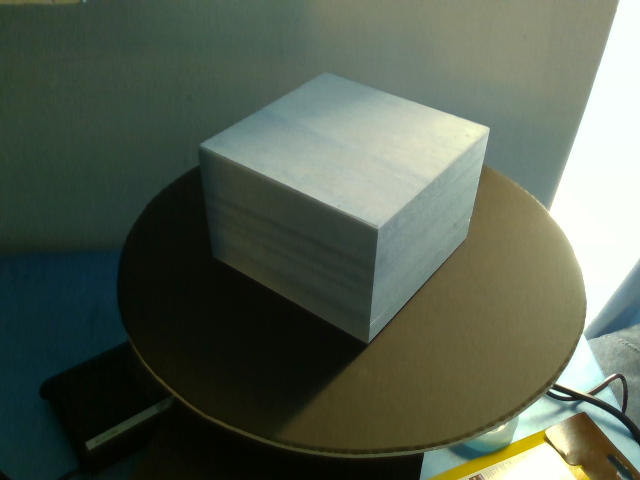
#> input picture Datasets/cube/12_colour.png, 640 x 480 px, found by its file name
$ python main_points.py
#> lines starting #> are read from the running program, lines starting #| are printed output that depends on the picture
#> in main, image is the input picture: shape (480, 640, 3); mean B, G, R 81.7, 96.4, 86.5
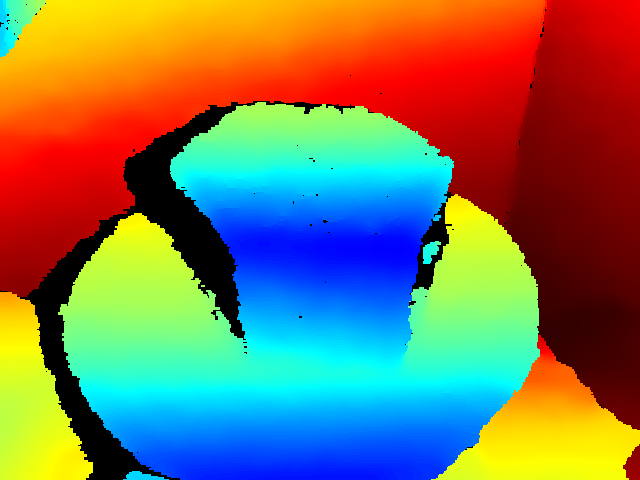
#> input picture Datasets/pentagoncopy/12_depth.png, 640 x 480 px, found by its file name
#> in main, depthImageHoley is the input picture: shape (480, 640, 3); mean B, G, R 89.2, 119.5, 125.3
### MAIN/fillHoles.py
import numpy as np
import argparse
import cv2
from PIL import Image
from matplotlib import cm
import os

def fill_holes(depthImage):
    h,w,d = depthImage.shape
#> h = 480; w = 640; d = 3
    mask = np.empty([h, w], np.int8)
    for i in range(1,h-1):
        for j in range(1,w-1):
            #print("%s%s%s" % (depthImage[i,j,0], depthImage[i,j,1], depthImage[i,j,2]))
            if ("%s%s%s" % (depthImage[i,j,0], depthImage[i,j,1], depthImage[i,j,2])) == str('000'):
                mask[i, j] = np.int8(1)
                #print("400!!!!!")
            else:
                mask[i, j] = np.int8(0)
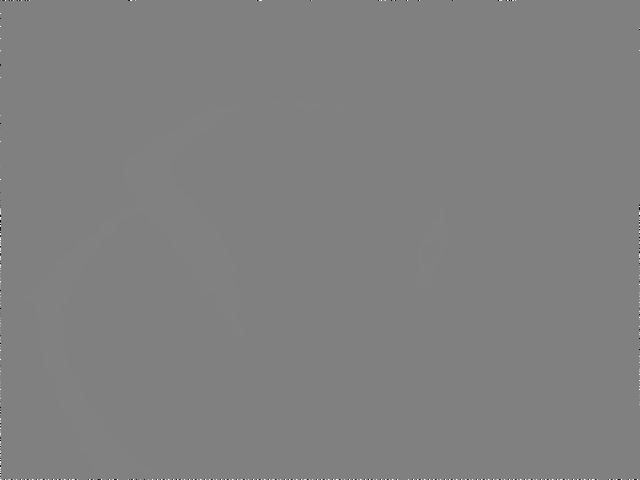
#> mask: shape (480, 640) int8; min -128, max 127, mean 0.1; drawn with min black and max white
                #print('0 was saved yo')
    cv2.imwrite("temp.bmp", mask)
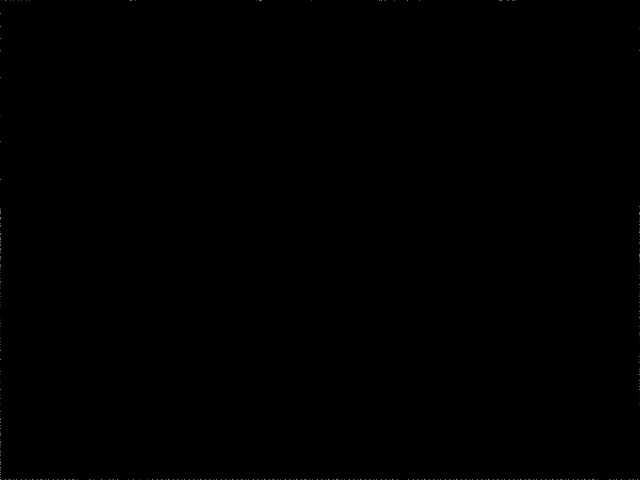
#> saved as temp.bmp: shape (480, 640); min 0, max 127, mean 0.2
    mask2 = cv2.imread("temp.bmp", cv2.IMREAD_GRAYSCALE)
    # cv2.imshow("bfshbf", mask2)
    # cv2.waitKey(0)
    os.remove("temp.bmp")
    print("File Removed!")
    #print(mask[1, 2].bit_length())
    return cv2.inpaint(depthImage, mask2, 3, cv2.INPAINT_TELEA)
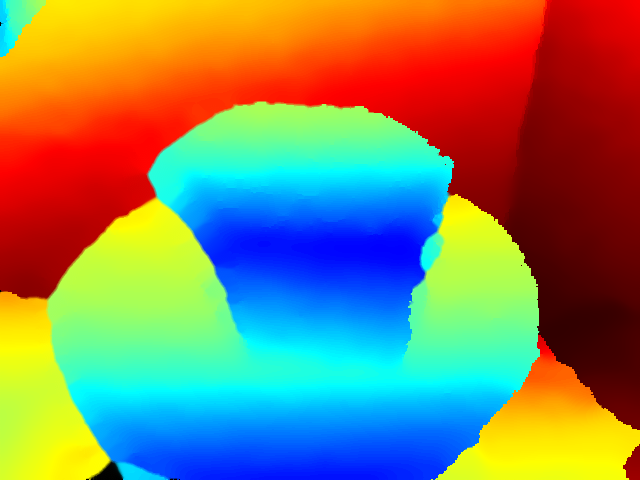
#> returned value: shape (480, 640, 3); mean of channels 0, 1, 2 96.1, 130.2, 133.7; drawn as B, G, R


# [7 lines left out: function main, not called in this run]

# [2 lines that do not run on import are left out]

### MAIN/extractPolygons.py
import numpy as np
import argparse
import cv2
import createMask as cm

# [12 lines left out: functions face_amount, extract_polygons, not called in this run]

def extract_polygons_csv(file):
#> (the run stopped early here; a loop or call above may not have finished)
